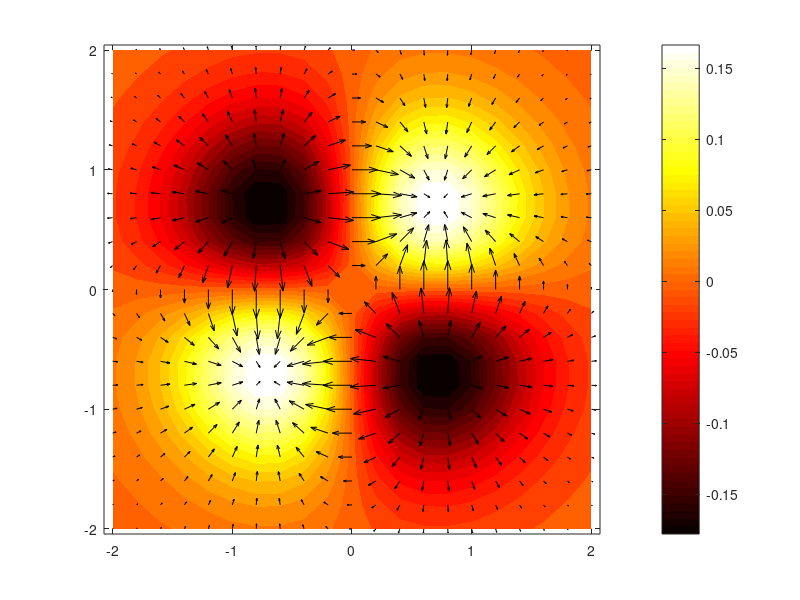

Reproduce this figure in MATLAB.
[x y] = meshgrid(-2:0.2:2, -2:0.2:2);
z = x .* y .* exp(-x.^2 - y.^2)
[dx dy] = gradient(z,8,8)

% Background
contourf(x,y,z,30,'LineColor','none');
colormap(hot); colorbar;

axis tight equal; hold on;

% Vectors
quiver(x,y,dx,dy,'k');